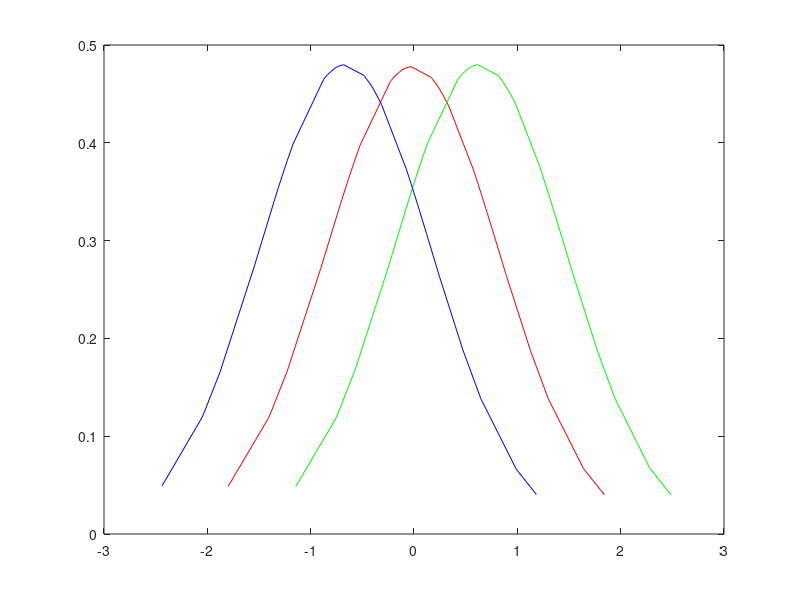

MATLAB code to generate this figure:
x1 = [-0.0376657, -0.030412, -0.902445, 1.84117, 1.12702, -0.184606, -0.866878, 0.165213, -0.581482, -0.114895, -0.621153, -1.7985, 0.179044, -0.218954, 0.887442, 0.708669, 0.572653, 0.894304, 0.232378, 0.338978, -0.86462, -0.0877485, 0.698451, 0.601516, 1.30112, -0.632603, -0.661994, -0.228311, 0.772971, -0.193731, -0.713651, 0.279159, 0.654561, -1.22841, -0.118402, -1.38673, -0.0879409, 1.64094, -1.41073, -0.520655];
x1 = sort(x1);
[mu1,sigma1] = normfit(x1);
y1 = normpdf(x1,mu1,sigma1);
x2 = [0.606989, 0.617327, -0.250246, 2.48806, 1.77318, 0.465933, -0.212765, 0.814823, 0.0684273, 0.539119, 0.0321918, -1.14476, 0.830471, 0.434471, 1.53581, 1.35828, 1.2163, 1.5332, 0.882808, 0.988979, -0.20913, 0.566289, 1.34246, 1.24355, 1.94541, 0.0164206, -0.00372806, 0.421891, 1.41494, 0.456761, -0.0581755, 0.935438, 1.30292, -0.567923, 0.529786, -0.736585, 0.560057, 2.27833, -0.75887, 0.131305];
x2 = sort(x2);
[mu2,sigma2] = normfit(x2);
y2 = normpdf(x2,mu2,sigma2);
x3 = [-0.686689, -0.680846, -1.54407, 1.18393, 0.47287, -0.836323, -1.51219, -0.48601, -1.22523, -0.764925, -1.26607, -2.43867, -0.478806, -0.872579, 0.235008, 0.0495118, -0.0762467, 0.2458, -0.416411, -0.314453, -1.51154, -0.741045, 0.0489627, -0.0467589, 0.646977, -1.27666, -1.3123, -0.875559, 0.12075, -0.840394, -1.35371, -0.382824, 0.00284198, -1.87739, -0.766459, -2.02867, -0.735599, 0.991057, -2.05407, -1.17061];
x3 = sort(x3);
[mu3,sigma3] = normfit(x3);
y3 = normpdf(x3,mu3,sigma3);
plot(x1, y1, 'r', x2, y2, 'g', x3, y3, 'b');
